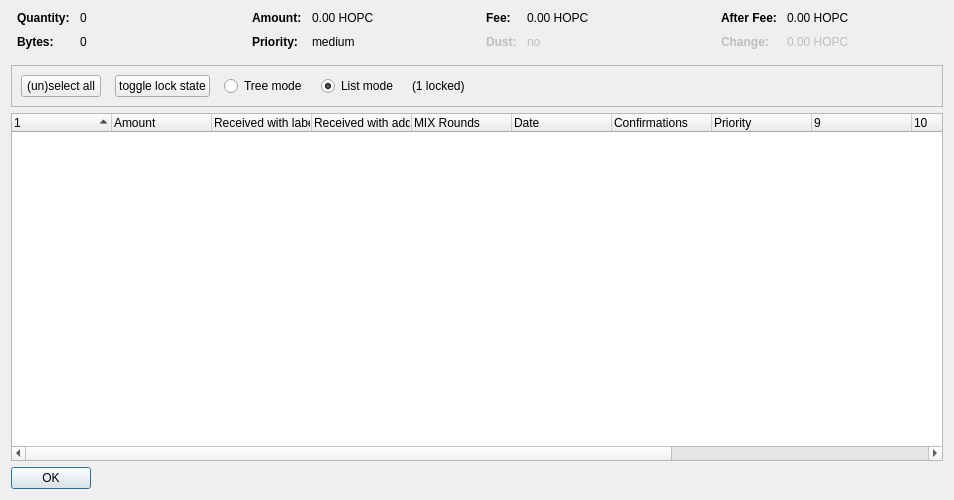
<?xml version="1.0" encoding="UTF-8"?>
<ui version="4.0">
 <class>CoinControlDialog</class>
 <widget class="QDialog" name="CoinControlDialog">
  <property name="geometry">
   <rect>
    <x>0</x>
    <y>0</y>
    <width>954</width>
    <height>500</height>
   </rect>
  </property>
  <property name="windowTitle">
   <string>Coin Selection</string>
  </property>
  <layout class="QVBoxLayout" name="verticalLayout">
   <item>
    <layout class="QHBoxLayout" name="horizontalLayoutTop" stretch="0,0,0,0">
     <property name="topMargin">
      <number>0</number>
     </property>
     <property name="bottomMargin">
      <number>10</number>
     </property>
     <item>
      <layout class="QFormLayout" name="formLayoutCoinControl1">
       <property name="horizontalSpacing">
        <number>10</number>
       </property>
       <property name="verticalSpacing">
        <number>10</number>
       </property>
       <property name="leftMargin">
        <number>6</number>
       </property>
       <property name="rightMargin">
        <number>6</number>
       </property>
       <item row="0" column="0">
        <widget class="QLabel" name="labelCoinControlQuantityText">
         <property name="font">
          <font>
           <weight>75</weight>
           <bold>true</bold>
          </font>
         </property>
         <property name="text">
          <string>Quantity:</string>
         </property>
        </widget>
       </item>
       <item row="0" column="1">
        <widget class="QLabel" name="labelCoinControlQuantity">
         <property name="cursor">
          <cursorShape>IBeamCursor</cursorShape>
         </property>
         <property name="contextMenuPolicy">
          <enum>Qt::ActionsContextMenu</enum>
         </property>
         <property name="text">
          <string notr="true">0</string>
         </property>
         <property name="textInteractionFlags">
          <set>Qt::LinksAccessibleByMouse|Qt::TextSelectableByKeyboard|Qt::TextSelectableByMouse</set>
         </property>
        </widget>
       </item>
       <item row="1" column="0">
        <widget class="QLabel" name="labelCoinControlBytesText">
         <property name="font">
          <font>
           <weight>75</weight>
           <bold>true</bold>
          </font>
         </property>
         <property name="text">
          <string>Bytes:</string>
         </property>
        </widget>
       </item>
       <item row="1" column="1">
        <widget class="QLabel" name="labelCoinControlBytes">
         <property name="cursor">
          <cursorShape>IBeamCursor</cursorShape>
         </property>
         <property name="contextMenuPolicy">
          <enum>Qt::ActionsContextMenu</enum>
         </property>
         <property name="text">
          <string notr="true">0</string>
         </property>
         <property name="textInteractionFlags">
          <set>Qt::LinksAccessibleByMouse|Qt::TextSelectableByKeyboard|Qt::TextSelectableByMouse</set>
         </property>
        </widget>
       </item>
      </layout>
     </item>
     <item>
      <layout class="QFormLayout" name="formLayoutCoinControl2">
       <property name="horizontalSpacing">
        <number>10</number>
       </property>
       <property name="verticalSpacing">
        <number>10</number>
       </property>
       <property name="leftMargin">
        <number>6</number>
       </property>
       <property name="rightMargin">
        <number>6</number>
       </property>
       <item row="0" column="0">
        <widget class="QLabel" name="labelCoinControlAmountText">
         <property name="font">
          <font>
           <weight>75</weight>
           <bold>true</bold>
          </font>
         </property>
         <property name="text">
          <string>Amount:</string>
         </property>
        </widget>
       </item>
       <item row="0" column="1">
        <widget class="QLabel" name="labelCoinControlAmount">
         <property name="cursor">
          <cursorShape>IBeamCursor</cursorShape>
         </property>
         <property name="contextMenuPolicy">
          <enum>Qt::ActionsContextMenu</enum>
         </property>
         <property name="text">
          <string notr="true">0.00 HOPC</string>
         </property>
         <property name="textInteractionFlags">
          <set>Qt::LinksAccessibleByMouse|Qt::TextSelectableByKeyboard|Qt::TextSelectableByMouse</set>
         </property>
        </widget>
       </item>
       <item row="1" column="0">
        <widget class="QLabel" name="labelCoinControlPriorityText">
         <property name="font">
          <font>
           <weight>75</weight>
           <bold>true</bold>
          </font>
         </property>
         <property name="text">
          <string>Priority:</string>
         </property>
        </widget>
       </item>
       <item row="1" column="1">
        <widget class="QLabel" name="labelCoinControlPriority">
         <property name="cursor">
          <cursorShape>IBeamCursor</cursorShape>
         </property>
         <property name="contextMenuPolicy">
          <enum>Qt::ActionsContextMenu</enum>
         </property>
         <property name="text">
          <string>medium</string>
         </property>
         <property name="textInteractionFlags">
          <set>Qt::LinksAccessibleByMouse|Qt::TextSelectableByKeyboard|Qt::TextSelectableByMouse</set>
         </property>
        </widget>
       </item>
      </layout>
     </item>
     <item>
      <layout class="QFormLayout" name="formLayoutCoinControl3">
       <property name="horizontalSpacing">
        <number>10</number>
       </property>
       <property name="verticalSpacing">
        <number>10</number>
       </property>
       <property name="leftMargin">
        <number>6</number>
       </property>
       <property name="rightMargin">
        <number>6</number>
       </property>
       <item row="0" column="0">
        <widget class="QLabel" name="labelCoinControlFeeText">
         <property name="font">
          <font>
           <weight>75</weight>
           <bold>true</bold>
          </font>
         </property>
         <property name="text">
          <string>Fee:</string>
         </property>
        </widget>
       </item>
       <item row="0" column="1">
        <widget class="QLabel" name="labelCoinControlFee">
         <property name="cursor">
          <cursorShape>IBeamCursor</cursorShape>
         </property>
         <property name="contextMenuPolicy">
          <enum>Qt::ActionsContextMenu</enum>
         </property>
         <property name="text">
          <string notr="true">0.00 HOPC</string>
         </property>
         <property name="textInteractionFlags">
          <set>Qt::LinksAccessibleByMouse|Qt::TextSelectableByKeyboard|Qt::TextSelectableByMouse</set>
         </property>
        </widget>
       </item>
       <item row="1" column="0">
        <widget class="QLabel" name="labelCoinControlLowOutputText">
         <property name="enabled">
          <bool>false</bool>
         </property>
         <property name="font">
          <font>
           <weight>75</weight>
           <bold>true</bold>
          </font>
         </property>
         <property name="text">
          <string>Dust:</string>
         </property>
        </widget>
       </item>
       <item row="1" column="1">
        <widget class="QLabel" name="labelCoinControlLowOutput">
         <property name="enabled">
          <bool>false</bool>
         </property>
         <property name="cursor">
          <cursorShape>IBeamCursor</cursorShape>
         </property>
         <property name="contextMenuPolicy">
          <enum>Qt::ActionsContextMenu</enum>
         </property>
         <property name="text">
          <string>no</string>
         </property>
         <property name="textInteractionFlags">
          <set>Qt::LinksAccessibleByMouse|Qt::TextSelectableByKeyboard|Qt::TextSelectableByMouse</set>
         </property>
        </widget>
       </item>
      </layout>
     </item>
     <item>
      <layout class="QFormLayout" name="formLayoutCoinControl4">
       <property name="horizontalSpacing">
        <number>10</number>
       </property>
       <property name="verticalSpacing">
        <number>10</number>
       </property>
       <property name="leftMargin">
        <number>6</number>
       </property>
       <property name="rightMargin">
        <number>6</number>
       </property>
       <item row="0" column="0">
        <widget class="QLabel" name="labelCoinControlAfterFeeText">
         <property name="font">
          <font>
           <weight>75</weight>
           <bold>true</bold>
          </font>
         </property>
         <property name="text">
          <string>After Fee:</string>
         </property>
        </widget>
       </item>
       <item row="0" column="1">
        <widget class="QLabel" name="labelCoinControlAfterFee">
         <property name="cursor">
          <cursorShape>IBeamCursor</cursorShape>
         </property>
         <property name="contextMenuPolicy">
          <enum>Qt::ActionsContextMenu</enum>
         </property>
         <property name="text">
          <string notr="true">0.00 HOPC</string>
         </property>
         <property name="textInteractionFlags">
          <set>Qt::LinksAccessibleByMouse|Qt::TextSelectableByKeyboard|Qt::TextSelectableByMouse</set>
         </property>
        </widget>
       </item>
       <item row="1" column="0">
        <widget class="QLabel" name="labelCoinControlChangeText">
         <property name="enabled">
          <bool>false</bool>
         </property>
         <property name="font">
          <font>
           <weight>75</weight>
           <bold>true</bold>
          </font>
         </property>
         <property name="text">
          <string>Change:</string>
         </property>
        </widget>
       </item>
       <item row="1" column="1">
        <widget class="QLabel" name="labelCoinControlChange">
         <property name="enabled">
          <bool>false</bool>
         </property>
         <property name="cursor">
          <cursorShape>IBeamCursor</cursorShape>
         </property>
         <property name="contextMenuPolicy">
          <enum>Qt::ActionsContextMenu</enum>
         </property>
         <property name="text">
          <string notr="true">0.00 HOPC</string>
         </property>
         <property name="textInteractionFlags">
          <set>Qt::LinksAccessibleByMouse|Qt::TextSelectableByKeyboard|Qt::TextSelectableByMouse</set>
         </property>
        </widget>
       </item>
      </layout>
     </item>
    </layout>
   </item>
   <item>
    <widget class="QFrame" name="frame">
     <property name="minimumSize">
      <size>
       <width>0</width>
       <height>40</height>
      </size>
     </property>
     <property name="frameShape">
      <enum>QFrame::StyledPanel</enum>
     </property>
     <property name="frameShadow">
      <enum>QFrame::Sunken</enum>
     </property>
     <layout class="QHBoxLayout" name="horizontalLayout">
      <item>
       <layout class="QHBoxLayout" name="horizontalLayoutPanel" stretch="0,0,0,0,0,0">
        <property name="spacing">
         <number>14</number>
        </property>
        <item>
         <widget class="QPushButton" name="pushButtonSelectAll">
          <property name="sizePolicy">
           <sizepolicy hsizetype="Maximum" vsizetype="Fixed">
            <horstretch>0</horstretch>
            <verstretch>0</verstretch>
           </sizepolicy>
          </property>
          <property name="text">
           <string>(un)select all</string>
          </property>
          <property name="autoDefault">
           <bool>false</bool>
          </property>
         </widget>
        </item>
        <item>
         <widget class="QPushButton" name="pushButtonToggleLock">
          <property name="sizePolicy">
           <sizepolicy hsizetype="Maximum" vsizetype="Fixed">
            <horstretch>0</horstretch>
            <verstretch>0</verstretch>
           </sizepolicy>
          </property>
          <property name="text">
           <string>toggle lock state</string>
          </property>
          <property name="autoDefault">
           <bool>false</bool>
          </property>
         </widget>
        </item>
        <item>
         <widget class="QRadioButton" name="radioTreeMode">
          <property name="sizePolicy">
           <sizepolicy hsizetype="Maximum" vsizetype="Fixed">
            <horstretch>0</horstretch>
            <verstretch>0</verstretch>
           </sizepolicy>
          </property>
          <property name="text">
           <string>Tree mode</string>
          </property>
         </widget>
        </item>
        <item>
         <widget class="QRadioButton" name="radioListMode">
          <property name="sizePolicy">
           <sizepolicy hsizetype="Maximum" vsizetype="Fixed">
            <horstretch>0</horstretch>
            <verstretch>0</verstretch>
           </sizepolicy>
          </property>
          <property name="text">
           <string>List mode</string>
          </property>
          <property name="checked">
           <bool>true</bool>
          </property>
         </widget>
        </item>
        <item>
         <widget class="QLabel" name="labelLocked">
          <property name="text">
           <string>(1 locked)</string>
          </property>
         </widget>
        </item>
        <item>
         <spacer name="horizontalSpacer">
          <property name="orientation">
           <enum>Qt::Horizontal</enum>
          </property>
          <property name="sizeHint" stdset="0">
           <size>
            <width>40</width>
            <height>20</height>
           </size>
          </property>
         </spacer>
        </item>
       </layout>
      </item>
     </layout>
    </widget>
   </item>
   <item>
    <widget class="CoinControlTreeWidget" name="treeWidget">
     <property name="contextMenuPolicy">
      <enum>Qt::CustomContextMenu</enum>
     </property>
     <property name="sortingEnabled">
      <bool>false</bool>
     </property>
     <property name="columnCount">
      <number>13</number>
     </property>
     <attribute name="headerShowSortIndicator" stdset="0">
      <bool>true</bool>
     </attribute>
     <attribute name="headerStretchLastSection">
      <bool>false</bool>
     </attribute>
     <column>
      <property name="text">
       <string/>
      </property>
     </column>
     <column>
      <property name="text">
       <string>Amount</string>
      </property>
     </column>
     <column>
      <property name="text">
       <string>Received with label</string>
      </property>
     </column>
     <column>
      <property name="text">
       <string>Received with address</string>
      </property>
     </column>
     <column>
      <property name="text">
       <string>MIX Rounds</string>
      </property>
     </column>
     <column>
      <property name="text">
       <string>Date</string>
      </property>
     </column>
     <column>
      <property name="text">
       <string>Confirmations</string>
      </property>
      <property name="toolTip">
       <string>Confirmed</string>
      </property>
     </column>
     <column>
      <property name="text">
       <string>Priority</string>
      </property>
     </column>
     <column>
      <property name="text">
       <string/>
      </property>
     </column>
     <column>
      <property name="text">
       <string/>
      </property>
     </column>
     <column>
      <property name="text">
       <string/>
      </property>
     </column>
     <column>
      <property name="text">
       <string/>
      </property>
     </column>
     <column>
      <property name="text">
       <string/>
      </property>
     </column>
    </widget>
   </item>
   <item>
    <widget class="QDialogButtonBox" name="buttonBox">
     <property name="sizePolicy">
      <sizepolicy hsizetype="Maximum" vsizetype="Fixed">
       <horstretch>0</horstretch>
       <verstretch>0</verstretch>
      </sizepolicy>
     </property>
     <property name="orientation">
      <enum>Qt::Horizontal</enum>
     </property>
     <property name="standardButtons">
      <set>QDialogButtonBox::Ok</set>
     </property>
    </widget>
   </item>
  </layout>
 </widget>
 <customwidgets>
  <customwidget>
   <class>CoinControlTreeWidget</class>
   <extends>QTreeWidget</extends>
   <header>coincontroltreewidget.h</header>
  </customwidget>
 </customwidgets>
 <resources/>
 <connections/>
</ui>
